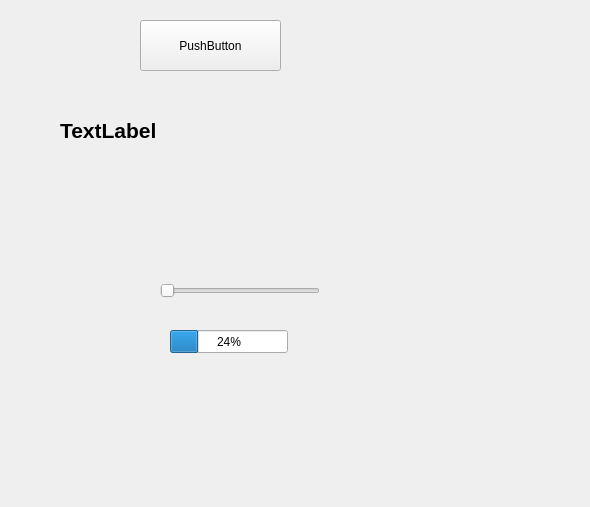
<?xml version="1.0" encoding="UTF-8"?>
<ui version="4.0">
 <class>Widget</class>
 <widget class="QWidget" name="Widget">
  <property name="geometry">
   <rect>
    <x>0</x>
    <y>0</y>
    <width>590</width>
    <height>507</height>
   </rect>
  </property>
  <property name="windowTitle">
   <string>Widget</string>
  </property>
  <widget class="QPushButton" name="pushButton">
   <property name="geometry">
    <rect>
     <x>140</x>
     <y>20</y>
     <width>141</width>
     <height>51</height>
    </rect>
   </property>
   <property name="text">
    <string>PushButton</string>
   </property>
  </widget>
  <widget class="QLabel" name="label">
   <property name="geometry">
    <rect>
     <x>60</x>
     <y>90</y>
     <width>331</width>
     <height>81</height>
    </rect>
   </property>
   <property name="font">
    <font>
     <pointsize>16</pointsize>
     <bold>true</bold>
    </font>
   </property>
   <property name="text">
    <string>TextLabel</string>
   </property>
  </widget>
  <widget class="QSlider" name="horizontalSlider">
   <property name="geometry">
    <rect>
     <x>160</x>
     <y>280</y>
     <width>160</width>
     <height>22</height>
    </rect>
   </property>
   <property name="orientation">
    <enum>Qt::Horizontal</enum>
   </property>
  </widget>
  <widget class="QProgressBar" name="progressBar">
   <property name="geometry">
    <rect>
     <x>170</x>
     <y>330</y>
     <width>118</width>
     <height>23</height>
    </rect>
   </property>
   <property name="value">
    <number>24</number>
   </property>
  </widget>
 </widget>
 <layoutdefault spacing="6" margin="11"/>
 <resources/>
 <connections/>
</ui>
